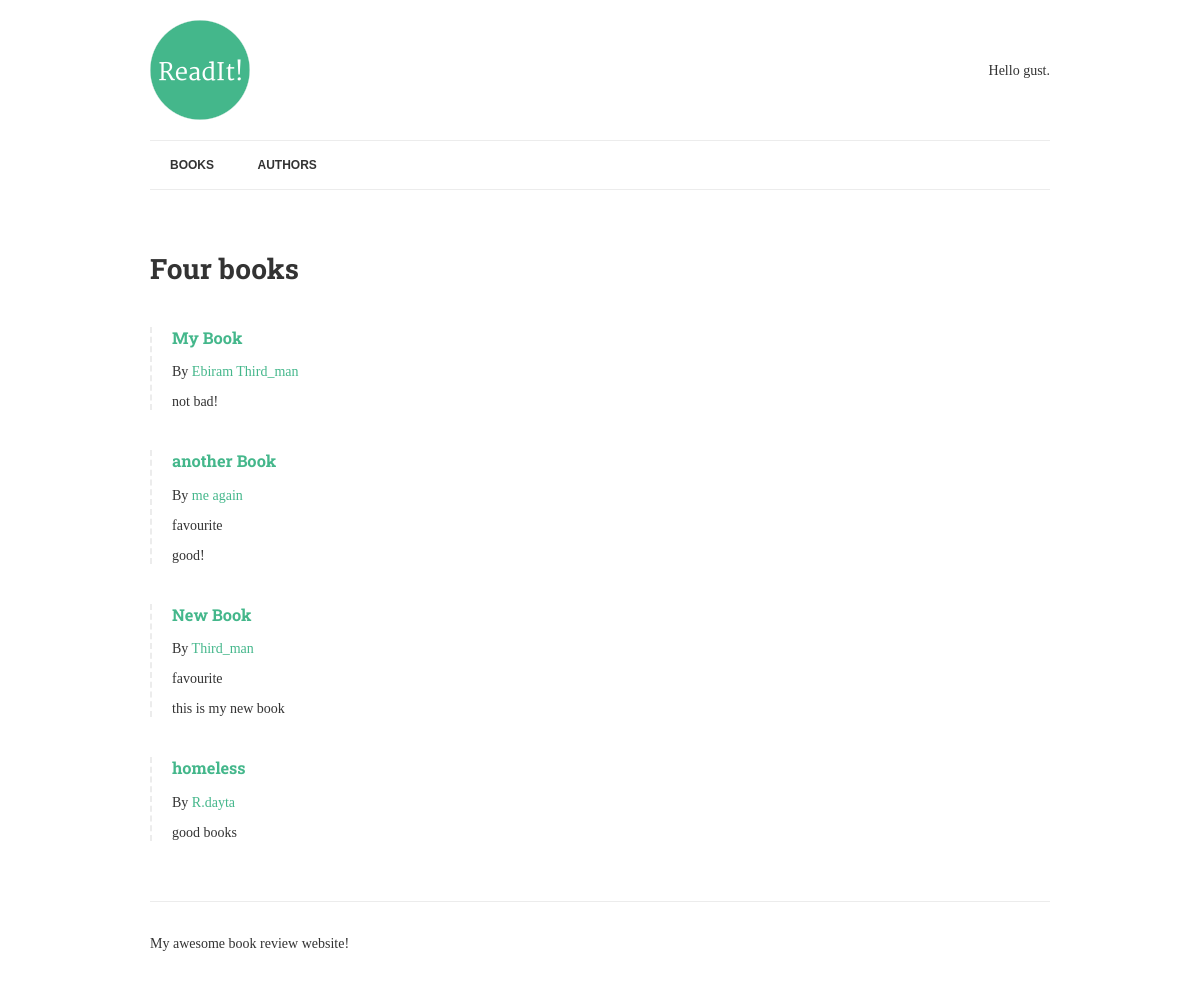
The page / on the database its author committed.
### books/models.py (models this page shows, shortened)
class Book(models.Model): #now we need the quality that books might have
	title = models.CharField(max_length=150) #this going to be stored as a string we must set maximum lenght to store
	authors = models.ManyToManyField("Author",related_name="books")
	review = models.TextField(blank = True, null=True)
	date_reviewd = models.DateTimeField(blank = True, null=True)#it is stored as a date_time object *
	is_favourite = models.BooleanField(default=False,verbose_name="Favourite?")
	def list_authors(self):
		return "-".join([author.name for author in self.authors.all()])

class Author(models.Model):
	name = models.CharField(max_length=70,help_text=' Use pen name,not Real name',
							 unique=True)

### books/views.py (the view)
# urls.py: path('', books_list, name="books"),
def books_list(request):
    books= Book.objects.exclude(date_reviewd__isnull=True).prefetch_related('authors') #for query our database
    contex = {  # we must send the books variable to list.html with render and context only accept dictionary
        "books": books,
    }
    return render(request, "list.html", contex)

### books/templates/list.html
{% extends "base.html"%}
{%load humanize%}
{% block content %}
    <h1>{{books.count|apnumber|title}} book{{books.count|pluralize}}</h1><!.. #second code only pluralize the book,title for capitalize ..>
    {%for book in books%}
        {% include "book-detail.html" %}
    {%endfor %}
{% endblock content %}

### books/templates/book-detail.html
 <div class="book">
    <h3><a href="{% url 'book-detail' book.pk %}"> {{book.title }} </a></h3>
    <p>By {% for author in book.authors.all %} <a href= "{% url 'author-detail' author.pk %}"> {{author.name}}</a> {% endfor %}</p>
    {% if book.is_favourite %} <p class="highlight">favourite</p>{% endif %}
    <p>{{book.review|linebreaks}}</p>
</div>

### web_test/static/css/style.css (style rules this page uses)
.book { border-left: 2px dashed #ececec; padding-left: 20px; margin: 40px 0; }
body { font-family: 'Merriweather', serif; color: #333; font-size: 14px; }
h1, h2, h3, h4, h5, h6 { font-family: 'Roboto Slab', serif; }
a { color: #44B78B; text-decoration: none; }

### rows shown on the page
Book: title "My Book", review "not bad!"
Author: name "Ebiram"
Author: name "Third_man"
Book: title "another Book", is_favourite "favourite", review "good!"
Author: name "me again"
Book: title "New Book", is_favourite "favourite", review "this is my new book"
Book: title "homeless", review "good books"
Author: name "R.dayta"

### other values the page prints
{{ books.count|apnumber|title }} "Four"
